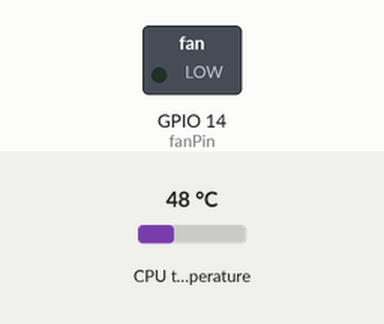
Simulated run of this program. Board: Raspberry Pi (BCM pin numbers). Shown: switched loads named in the program (green lamp = pin HIGH). The inputs (shaded band) are chosen by the test bench; at power-on: CPU temperature 48 °C.

Above: at 1.2 s.
1.3 s: CPU temperature set to 58 °C
16.3 s: CPU temperature set to 61 °C
At 20.4 s:
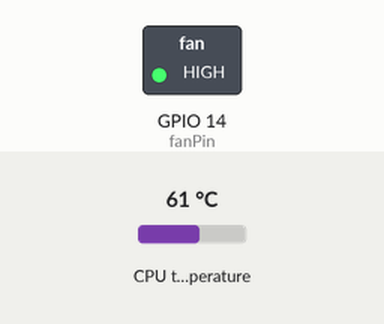
31.3 s: CPU temperature set to 46 °C
46.3 s: CPU temperature set to 43 °C
At 51.0 s:
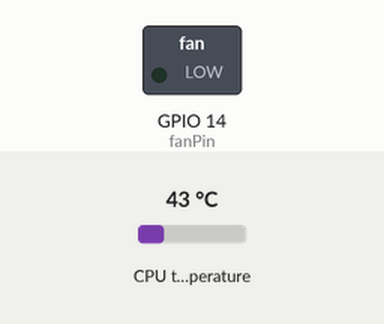
61.3 s: CPU temperature set to 71 °C
At 70.9 s:
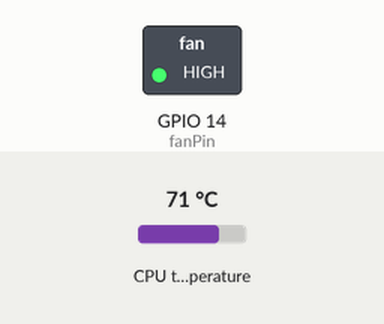
Timing chart, 0 to 72.4 s (numbered marks = the images above; inputs shaded):
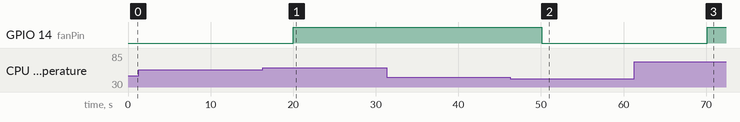

The program:

fan_script.py
```python
import schedule #package required to run the fan task at a set time(s)
import time #package required to gauge time itself for scheduled tasks
import subprocess #required to run tempreture command
import RPi.GPIO as GPIO #imports the RPi.GPIO library
from gpiozero import Button

fanPin = 14 #defines GPIO14 as the fan pin - as per internal connection

GPIO.setmode(GPIO.BCM) #sets the board mode for GPIO pinout
GPIO.setwarnings(False) #turns GPIO warnings off - required as you get a 'channel always in use' error without it
GPIO.setup(fanPin, GPIO.OUT) #defines the fan pin as an output pin

def fanOn():
    tempRaw = subprocess.check_output("vcgencmd measure_temp", shell=True).strip()
    tempString = tempRaw.decode("utf-8") #decodes the output into a string
    tempStrLeft = tempString.lstrip("btemop=")
    tempStrRight = tempStrLeft.rstrip("'C")
    temperature = float(tempStrRight)
    if temperature >= 60.0:
        GPIO.output(14,True) #turns the fan on
    if temperature < 45.0:
        GPIO.output(14,False) #turns the fan off

schedule.every(10).seconds.do(fanOn) #runs the fan_on task every ten seconds

while True:
    schedule.run_pending()
    time.sleep(1)
```

Measured:
- the behaviour switches between 59 and 60 °C on CPU temperature (found by bisection; images 0 and 1)
- the behaviour switches between 45 and 44 °C on CPU temperature (found by bisection; images 1 and 2)
- after the input at 1.3 s, every drawn part: stays the same
- after the input at 16.3 s, GPIO 14 (fanPin): LOW → HIGH after 3.7 s
- after the input at 31.3 s, every drawn part: stays the same
- after the input at 46.3 s, GPIO 14 (fanPin): HIGH → LOW after 3.8 s
- after the input at 61.3 s, GPIO 14 (fanPin): LOW → HIGH after 8.8 s
